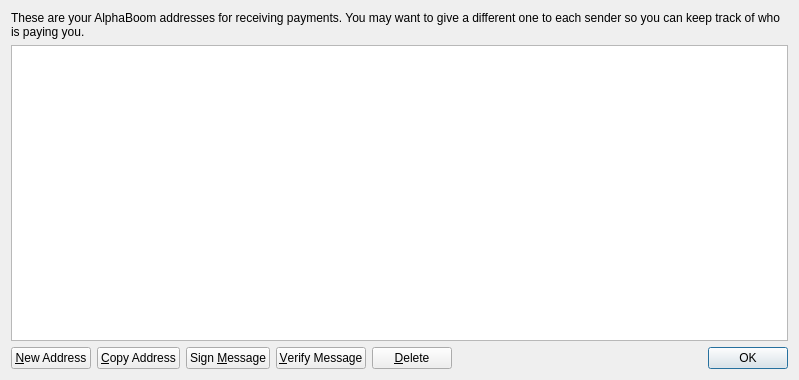
<?xml version="1.0" encoding="UTF-8"?>
<ui version="4.0">
 <class>AddressBookPage</class>
 <widget class="QWidget" name="AddressBookPage">
  <property name="geometry">
   <rect>
    <x>0</x>
    <y>0</y>
    <width>799</width>
    <height>380</height>
   </rect>
  </property>
  <property name="windowTitle">
   <string>Address Book</string>
  </property>
  <layout class="QVBoxLayout" name="verticalLayout">
   <item>
    <widget class="QLabel" name="labelExplanation">
     <property name="text">
      <string>These are your AlphaBoom addresses for receiving payments. You may want to give a different one to each sender so you can keep track of who is paying you.</string>
     </property>
     <property name="textFormat">
      <enum>Qt::PlainText</enum>
     </property>
     <property name="wordWrap">
      <bool>true</bool>
     </property>
    </widget>
   </item>
   <item>
    <widget class="QTableView" name="tableView">
     <property name="contextMenuPolicy">
      <enum>Qt::CustomContextMenu</enum>
     </property>
     <property name="toolTip">
      <string>Double-click to edit address or label</string>
     </property>
     <property name="tabKeyNavigation">
      <bool>false</bool>
     </property>
     <property name="alternatingRowColors">
      <bool>true</bool>
     </property>
     <property name="selectionMode">
      <enum>QAbstractItemView::SingleSelection</enum>
     </property>
     <property name="selectionBehavior">
      <enum>QAbstractItemView::SelectRows</enum>
     </property>
     <property name="sortingEnabled">
      <bool>true</bool>
     </property>
     <attribute name="verticalHeaderVisible">
      <bool>false</bool>
     </attribute>
    </widget>
   </item>
   <item>
    <layout class="QHBoxLayout" name="horizontalLayout">
     <item>
      <widget class="QPushButton" name="newAddressButton">
       <property name="toolTip">
        <string>Create a new address</string>
       </property>
       <property name="text">
        <string>&amp;New Address</string>
       </property>
       <property name="icon">
        <iconset resource="../bitcoin.qrc">
         <normaloff>:/icons/add</normaloff>:/icons/add</iconset>
       </property>
      </widget>
     </item>
     <item>
      <widget class="QPushButton" name="copyToClipboard">
       <property name="toolTip">
        <string>Copy the currently selected address to the system clipboard</string>
       </property>
       <property name="text">
        <string>&amp;Copy Address</string>
       </property>
       <property name="icon">
        <iconset resource="../bitcoin.qrc">
         <normaloff>:/icons/editcopy</normaloff>:/icons/editcopy</iconset>
       </property>
      </widget>
     </item>
     <item>
      <widget class="QPushButton" name="signMessage">
       <property name="toolTip">
        <string>Sign a message to prove you own a AlphaBoom address</string>
       </property>
       <property name="text">
        <string>Sign &amp;Message</string>
       </property>
       <property name="icon">
        <iconset resource="../bitcoin.qrc">
         <normaloff>:/icons/edit</normaloff>:/icons/edit</iconset>
       </property>
      </widget>
     </item>
     <item>
      <widget class="QPushButton" name="verifyMessage">
       <property name="toolTip">
        <string>Verify a message to ensure it was signed with a specified AlphaBoom address</string>
       </property>
       <property name="text">
        <string>&amp;Verify Message</string>
       </property>
       <property name="icon">
        <iconset resource="../bitcoin.qrc">
         <normaloff>:/icons/transaction_0</normaloff>:/icons/transaction_0</iconset>
       </property>
      </widget>
     </item>
     <item>
      <widget class="QPushButton" name="deleteButton">
       <property name="toolTip">
        <string>Delete the currently selected address from the list</string>
       </property>
       <property name="text">
        <string>&amp;Delete</string>
       </property>
       <property name="icon">
        <iconset resource="../bitcoin.qrc">
         <normaloff>:/icons/remove</normaloff>:/icons/remove</iconset>
       </property>
      </widget>
     </item>
     <item>
      <spacer name="horizontalSpacer">
       <property name="orientation">
        <enum>Qt::Horizontal</enum>
       </property>
       <property name="sizeHint" stdset="0">
        <size>
         <width>40</width>
         <height>20</height>
        </size>
       </property>
      </spacer>
     </item>
     <item>
      <widget class="QDialogButtonBox" name="buttonBox">
       <property name="sizePolicy">
        <sizepolicy hsizetype="Maximum" vsizetype="Fixed">
         <horstretch>0</horstretch>
         <verstretch>0</verstretch>
        </sizepolicy>
       </property>
       <property name="standardButtons">
        <set>QDialogButtonBox::Ok</set>
       </property>
      </widget>
     </item>
    </layout>
   </item>
  </layout>
 </widget>
 <resources>
  <include location="../bitcoin.qrc"/>
 </resources>
 <connections/>
</ui>
